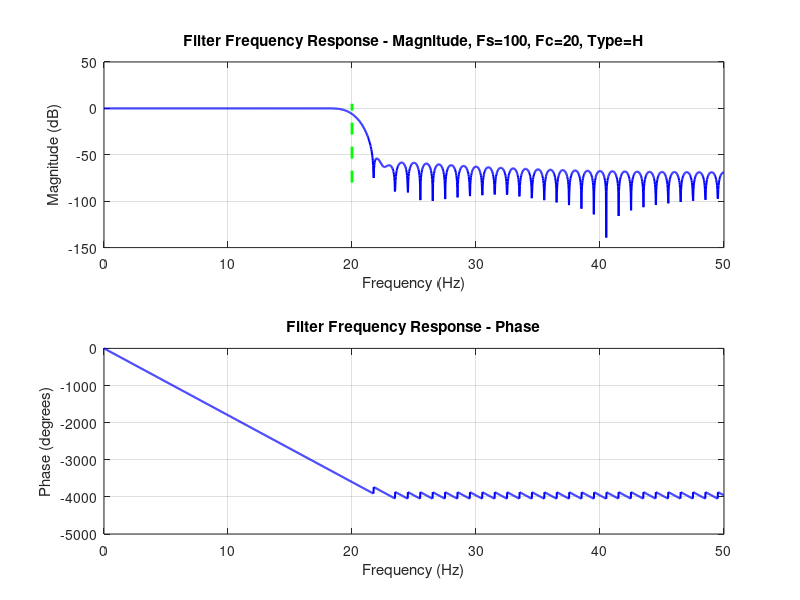

This figure's MATLAB source:
% ----------------------------------------------------------------------------------------------------
% Sensors and Signals Course Unit, UA/DETI
% Paulo Pedreiras, Pedro Fonseca, Luis Silva
% {pbrp,pf,lems}@ua.pt
%
% Computation of Impulse Response Coefficients
% for a LP Sync-Windowed filter, Hamming Window 
% ----------------------------------------------------------------------------------------------------
% Filter Specifications
Fs = 100;            % Sampling frequency (Hz)
Fc = 20;             % Cutoff frequency (Hz)
M = 100;               % Filter order (number of taps - 1)
T='H';                % Choose B for Blackman, H for Hamming

nFc = Fc / Fs;        % Compute normalized cutoff frequency
h = zeros(1,M+1);     % Init vector that holds kernel coefficientes (speedup)
p=M/2;                % aux variable - index offset limit

% Compute the kernel coefficients
if T=='B'   % Blackman windowing
  display('Blackman')
  for n=0:M    
    h(n+1)=(sin(2*pi*nFc*(n-p))/(n-p))*(0.42-0.5*cos(2*pi*n/M)+0.07*cos(4*pi*n/M));    
  endfor
  h(p+1)=2*pi*nFc;
endif

if T=='H'   % Hamming windowing
  display('Hamming')
  for n=0:M    
    h(n+1)= (sin(2*pi*nFc*(n-p))/(n-p))*(0.54 - 0.46*cos(2*pi*n/M));    
  endfor  
  h(p+1)=2*pi*nFc;
endif

% Normalize (Make DC gain 1)
K=sum(h);
h=h./K;

% Display the coefficients
fprintf("Impulse Response Coefficients for fc=%d Hz, fs=%d Hz and order %d:\n",Fc, Fs, M);
fprintf("[");
for n=1:length(h)-1
  fprintf("%16.15f, ",h(n));
end
fprintf("%16.15f];\n", h(end));

% Plot the frequency response of the filter 
[H, f] = freqz(h, 1, 2048, Fs);
% Magnitude response
subplot(2,1,1);
plot(f, 20*log10(abs(H)), 'b', 'LineWidth', 1.5);
grid on;
hold on;
plot([Fc Fc], [-80 5], 'g--', 'LineWidth', 2);
xlabel('Frequency (Hz)');
ylabel('Magnitude (dB)');
title(sprintf("Filter Frequency Response - Magnitude, Fs=%d, Fc=%d, Type=%c", Fs, Fc, T));

% Phase response
subplot(2,1,2);
plot(f, unwrap(angle(H))*180/pi, 'b', 'LineWidth', 1.5);
hold on;
grid on;
xlabel('Frequency (Hz)');
ylabel('Phase (degrees)');
title('Filter Frequency Response - Phase');
